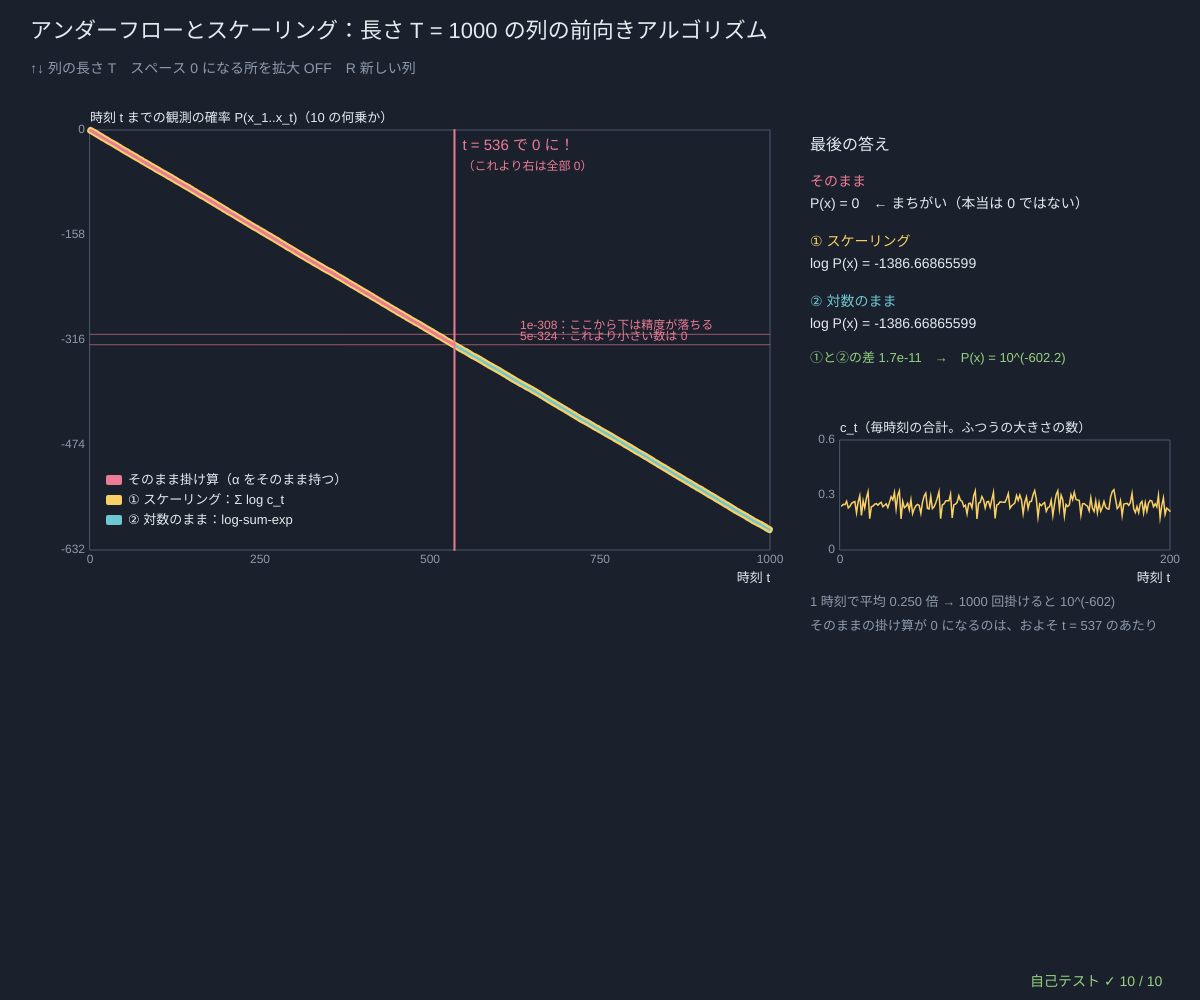
Frame 1 (no input)
Frame 60 (no input): identical to frame 1, image omitted
Frame 120 (the mouse pressed at the canvas centre since frame 60): identical to frame 1, image omitted

The p5.js sketch that drew this single still picture (run headless with seeded random() and noise() and a simulated clock; from frame 60 on, the mouse is pressed at the canvas centre):

// p5.js sketch
// ── sketch.js
// ============================================
// 06 アンダーフローとスケーリング ─ 前向きの α は時刻ごとに 0.3 倍くらいずつ小さくなる。コンピュータの小数（倍精度）は
// 約 1e-308 より小さい数を正しく持てず、5e-324 より小さいと 0 になる（アンダーフロー）。長さ 1000 の列で、もう P(x) = 0 になってしまう。
// 直し方は 2 つ：
//   ① スケーリング　毎時刻、α の合計 c_t で割って合計 1 に直す。log P(x) = Σ log c_t
//   ② 対数のまま　　log α を持ち、足し算は log-sum-exp（いちばん大きい値を引いてから exp）で行う
// どちらも同じ答えになる。グラフの縦は「10 の何乗か」
// ↑↓ 列の長さ T / スペース 0 になる所を拡大 / R 新しい列
// ============================================

const T_LIST = [20, 100, 500, 1000, 2000, 5000];   // ★ 列の長さの候補
const sig = {                            // ★ 3 状態・4 記号のモデル
  p0: [0.5, 0.3, 0.2],
  tr: [[0.8, 0.15, 0.05], [0.1, 0.8, 0.1], [0.1, 0.2, 0.7]],
  em: [[0.4, 0.3, 0.2, 0.1], [0.1, 0.2, 0.3, 0.4], [0.25, 0.25, 0.25, 0.25]],
};
const TINY_NORMAL = 2.2250738585072014e-308;   // これより小さいと精度が落ちはじめる（非正規化数）
let tIdx = 3, zoom = false, res = null, seedNo = 76;

function setup() {
  createCanvas(windowWidth, windowHeight);
  selfTest();
  recompute();
}
function windowResized() { resizeCanvas(windowWidth, windowHeight); }
function recompute() { seedRng(seedNo); res = threeWays(sig, hmmSample(sig, T_LIST[tIdx]).xs); }
// ★ 3 つのやり方で前向きを計算して、時刻ごとの「ここまでの確率」の対数を記録する
function threeWays(m, xs) {
  let eb = emTable(m, xs), plain = fwdPlain(m, eb), sc = fwdScaled(m, eb), lv = fwdLog(m, eb);
  let out = { plainLog10: [], cum: [], logCum: [], cs: sc.cs, plainLik: plain.lik, scaledLL: sc.logLik, logLL: lv.logLik, deadAt: -1, denormAt: -1 }, acc = 0;
  for (let t = 0; t < xs.length; t++) {
    let s = sumOf(plain.al[t]);
    out.plainLog10.push(s > 0 ? Math.log10(s) : -Infinity);
    if (s === 0 && out.deadAt < 0) out.deadAt = t;
    if (s < TINY_NORMAL && out.denormAt < 0) out.denormAt = t;
    acc += lg(sc.cs[t]); out.cum.push(acc); out.logCum.push(logSumExp(lv.la[t]));
  }
  return out;
}

function draw() {
  background(...BG);
  let len = T_LIST[tIdx], L10 = Math.LN10;
  hudTitle('アンダーフローとスケーリング：長さ T = ' + len + ' の列の前向きアルゴリズム', '↑↓ 列の長さ T　スペース 0 になる所を拡大 ' + (zoom ? 'ON' : 'OFF') + '　R 新しい列');
  let g = { x: 90, y: 130, w: width - 520, h: 420, x0: 0, x1: len, y0: Math.min(-10, (res.scaledLL / L10) * 1.05), y1: 0 }, zoomed = zoom && res.denormAt >= 0;
  if (zoomed) { let c = res.deadAt >= 0 ? res.deadAt : res.denormAt; g.x0 = Math.max(0, c - 44); g.x1 = Math.min(len, c + 12); g.y0 = -332; g.y1 = -296; }
  let yt = zoomed ? [-330, -324, -316, -308, -300] : [0, 0.25, 0.5, 0.75, 1].map((f) => Math.round(g.y0 * f));
  plotAxes(g, '時刻 t', '時刻 t までの観測の確率 P(x_1..x_t)（10 の何乗か）', [0, 0.25, 0.5, 0.75, 1].map((f) => Math.round(g.x0 + (g.x1 - g.x0) * f)), yt);
  for (let [v, name] of [[-307.65, '1e-308：ここから下は精度が落ちる'], [-323.3, '5e-324：これより小さい数は 0']]) if (v > g.y0 && v < g.y1) { stroke(...ROSE, 150); strokeWeight(1); line(g.x, gY(g, v), g.x + g.w, gY(g, v)); note(name, g.x + g.w - 250, gY(g, v) - 5, ROSE, 12); }
  let a = Math.floor(g.x0), b = Math.ceil(g.x1), toL10 = (arr) => arr.map((v) => v / L10);
  drawCurve(g, toL10(res.cum), LAN, 7, 1, a, b);
  drawCurve(g, toL10(res.logCum), AQUA, 2.5, 1, a, b);
  drawCurve(g, res.plainLog10, ROSE, 3, 1, a, b);
  if (res.deadAt >= 0 && res.deadAt >= a && res.deadAt <= b) {
    let x = gX(g, res.deadAt + 1); stroke(...ROSE); strokeWeight(2); line(x, g.y, x, g.y + g.h);
    note('t = ' + (res.deadAt + 1) + ' で 0 に！', Math.min(x + 8, g.x + g.w - 120), g.y + 20, ROSE, 15); note('（これより右は全部 0）', Math.min(x + 8, g.x + g.w - 140), g.y + 40, ROSE, 12);
  }
  legend(g.x + 16, g.y + g.h - 70, [[ROSE, 'そのまま掛け算（α をそのまま持つ）'], [LAN, '① スケーリング：Σ log c_t'], [AQUA, '② 対数のまま：log-sum-exp']]);
  // ---- 数字
  let px = g.x + g.w + 40;
  note('最後の答え', px, 150, INK, 16);
  note('そのまま', px, 186, ROSE, 14); note('P(x) = ' + (res.plainLik === 0 ? '0　← まちがい（本当は 0 ではない）' : res.plainLik.toExponential(6)), px, 208, INK, 14);
  note('① スケーリング', px, 246, LAN, 14); note('log P(x) = ' + fmtN(res.scaledLL, 8), px, 268, INK, 14);
  note('② 対数のまま', px, 306, AQUA, 14); note('log P(x) = ' + fmtN(res.logLL, 8), px, 328, INK, 14);
  note('①と②の差 ' + Math.abs(res.scaledLL - res.logLL).toExponential(1) + '　→　P(x) = 10^(' + fmtN(res.scaledLL / L10, 1) + ')', px, 362, LEAF, 13);
  if (res.plainLik > 0) note('そのままでも log(P) = ' + fmtN(Math.log(res.plainLik), 8) + '（まだ大丈夫）', px, 386, DIMC, 13);
  // c_t の小さなグラフ
  let g2 = { x: px + 30, y: 440, w: Math.min(360, width - px - 60), h: 110, x0: 0, x1: Math.min(len, 200), y0: 0, y1: 0.6 };
  plotAxes(g2, '時刻 t', 'c_t（毎時刻の合計。ふつうの大きさの数）', [0, g2.x1], [0, 0.3, 0.6]);
  drawCurve(g2, res.cs, LAN, 1.5, 1, 0, g2.x1);
  note('1 時刻で平均 ' + fmtN(Math.exp(res.scaledLL / len), 3) + ' 倍 → ' + len + ' 回掛けると 10^(' + fmtN(res.scaledLL / L10, 0) + ')', px, 606, DIMC, 13);
  note('そのままの掛け算が 0 になるのは、およそ t = ' + Math.round(-744.4 / (res.scaledLL / len)) + ' のあたり', px, 630, DIMC, 13);
  drawSelfTest();
}

function keyPressed() {
  if (key === UP_ARROW) { tIdx = Math.min(T_LIST.length - 1, tIdx + 1); recompute(); }
  if (key === DOWN_ARROW) { tIdx = Math.max(0, tIdx - 1); recompute(); }
  if (key === ' ') zoom = !zoom;
  if (key === 'r' || key === 'R') { seedNo++; recompute(); }
  return false;
}

// やってみよう
// 1. ↑↓ で T を変えて、ばら色の線が 0 に落ちるのは T がいくつから？ その時刻はだいたい同じ？
// 2. スペースで拡大すると、0 になる直前のばら色の線は黄色からずれてガタガタする。なぜ？（非正規化数は桁が足りない）
// 3. logSumExp で「いちばん大きい値を先に引く」のをやめて Math.log(Math.exp(a) + Math.exp(b)) と書くと、a = b = −1000 のとき何が返る？
// 4. 記号を 4 種類から 20 種類に増やすと（em の 1 つ 1 つが小さくなる）、0 になる時刻は早くなる？

// ---- 自己テスト
function selfTest() {
  selfTestResults = [];
  seedRng(760);
  let r20 = threeWays(sig, hmmSample(sig, 20).xs);
  check('T = 20：そのまま = スケーリング = 対数のまま（log P の差 < 1e-10）', near(Math.log(r20.plainLik), r20.scaledLL, 1e-10) && near(r20.logLL, r20.scaledLL, 1e-10) && r20.deadAt < 0);
  let xs8 = [0, 3, 1, 2, 2, 0, 3, 1], bf = bruteAll(sig, emTable(sig, xs8)), r8 = threeWays(sig, xs8);
  check('T = 8：3 つとも総当たり（6561 本）と同じ', near(r8.scaledLL, Math.log(bf.lik), 1e-12) && near(r8.logLL, Math.log(bf.lik), 1e-12) && near(r8.plainLik, bf.lik, 1e-18));
  let xs = hmmSample(sig, 5000).xs, r = threeWays(sig, xs);
  check('T = 5000：そのままの P(x) は 0 になる（アンダーフロー）', r.plainLik === 0 && r.deadAt > 0);
  check('T = 5000：スケーリング ' + fmtN(r.scaledLL, 2) + ' と対数のまま は有限で一致（差 < 1e-7）', isFinite(r.scaledLL) && isFinite(r.logLL) && Math.abs(r.scaledLL - r.logLL) < 1e-7 && r.scaledLL < -5000);
  let okT = true; for (let t = 0; t < 5000; t += 37) if (Math.abs(r.cum[t] - r.logCum[t]) > 1e-7) okT = false;
  check('とちゅうの時刻でも Σ log c_t = log-sum-exp（135 か所）', okT);
  let cross = r.cum.findIndex((v) => v < Math.log(Number.MIN_VALUE) - 0.7);
  check('0 になる時刻 t = ' + (r.deadAt + 1) + ' は、Σ log c_t が log(5e-324) ≈ −744.4 を下まわる時刻（' + (cross + 1) + '）の ±3 以内', Math.abs(r.deadAt - cross) <= 3 && r.denormAt < r.deadAt);
  check('アンダーフローの前までは、そのまま = スケーリング（t = 200 で差 < 1e-9）', near(r.plainLog10[199] * Math.LN10, r.cum[199], 1e-9));
  check('logSumExp：全部 −∞ なら −∞、大きな数でもあふれない（[1000, 1000] → 1000 + log 2）', logSumExp([-Infinity, -Infinity]) === -Infinity && near(logSumExp([1000, 1000]), 1000 + Math.LN2, 1e-12) && near(logSumExp([-1000, -1000]), -1000 + Math.LN2, 1e-12) && logSumExp([-Infinity, 3]) === 3);
  let imp = { p0: [1, 0], tr: [[1, 0], [0, 1]], em: [[1, 0], [0, 1]] }, ri = threeWays(imp, [0, 1, 0]);
  check('ありえない観測の列：3 つとも「確率 0」（log は −∞）で、NaN にならない', ri.plainLik === 0 && ri.scaledLL === -Infinity && ri.logLL === -Infinity && noNaN(ri.cum) && noNaN(ri.logCum));
  let eb = emTable(sig, xs), sm = smoothAll(sig, eb), lv = fwdLog(sig, eb), g0 = lv.la[4999].map((v) => Math.exp(v - lv.logLik));
  check('T = 5000 でも γ は計算できる：最後の時刻の γ（スケーリング）= exp(log α − log P)', maxAbsDiff(sm.gam[4999], g0) < 1e-9 && noNaN(sm.gam) && near(sumOf(sm.gam[2500]), 1, 1e-12));
  reportSelfTest();
}

// ==================================================
// ここから下は「HMM の道具」（中身は読まなくても OK。消さないでね）
// ==================================================
// ---- 色と小さな道具（霧の夜と灯り：黄 = 見える観測、ばら色 = 隠れた状態）
const BG = [27, 33, 44];                // 背景（霧の夜の青ねずみ色）
const INK = [230, 234, 240];            // 文字（やわらかい白）
const LAN = [250, 208, 100], ROSE = [236, 124, 150], AQUA = [110, 200, 210], LILAC = [176, 156, 236], LEAF = [150, 210, 130], TANG = [240, 160, 96];
const DIMC = [142, 154, 172], PANEL = [38, 46, 60], LINEC = [76, 88, 108];
const ST_COLS = [ROSE, AQUA, LAN, LILAC, LEAF, TANG, [200, 200, 210], [130, 150, 240]];   // 状態の色
function clampv(v, a, b) { return v < a ? a : v > b ? b : v !== v ? a : v; }     // NaN なら a に戻す
function sumOf(a) { let s = 0; for (let v of a) s += v; return s; }
function argMax(a) { let b = 0; for (let i = 1; i < a.length; i++) if (a[i] > a[b]) b = i; return b; }   // 同点なら小さい番号
function fmtN(v, d) { if (typeof v !== 'number' || v !== v) return '?'; if (!isFinite(v)) return v > 0 ? '∞' : '−∞'; let s = v.toFixed(d === undefined ? 2 : d); return /^-0\.?0*$/.test(s) ? s.slice(1) : s; }
function fmtP(v) {                      // 確率の表示：小さい数は 1.2e-5 の形で
  if (typeof v !== 'number' || v !== v) return '?';
  if (v === 0) return '0'; if (Math.abs(v) >= 0.001) return v.toFixed(v >= 0.1 ? 3 : 4); return v.toExponential(1);
}
function hudTitle(t, sub) {             // 左上の見出しと操作の説明（日本語は 1 文字ずつ折り返す）
  textWrap(CHAR); noStroke(); fill(...INK); textSize(22); textAlign(LEFT, BASELINE); text(t, 30, 38);
  fill(...DIMC); textSize(14); textLeading(19); text(sub, 30, 62, width - 60);
}
function panelBox(x, y, w, h) { noStroke(); fill(...PANEL); rect(x, y, w, h, 8); }
function note(s, x, y, col, sz) { noStroke(); fill(...(col || DIMC)); textSize(sz || 13); textAlign(LEFT, BASELINE); text(s, x, y); }
// ---- 種つきの乱数（同じ種なら毎回同じ列 → 実験をくり返せる）
let rngState = 1;
function seedRng(s) { rngState = (s >>> 0) || 1; }
function rnd() {                       // 0〜1 の一様乱数（mulberry32）
  rngState = (rngState + 0x6d2b79f5) >>> 0;
  let t = rngState;
  t = Math.imul(t ^ (t >>> 15), t | 1);
  t ^= t + Math.imul(t ^ (t >>> 7), t | 61);
  return ((t ^ (t >>> 14)) >>> 0) / 4294967296;
}
function rndInt(a, b) { return a + Math.floor(rnd() * (b - a + 1)); }
function randn() { let u = 1 - rnd(), v = rnd(); return Math.sqrt(-2 * Math.log(u)) * Math.cos(2 * Math.PI * v); }   // 標準正規分布
function sampleFrom(p) { let u = rnd() * sumOf(p), c = 0; for (let i = 0; i < p.length; i++) { c += p[i]; if (u < c) return i; } return p.length - 1; }   // 確率 p[i] で i を返す
// ---- 隠れマルコフモデルの道具
// モデル m = { p0: はじめの分布 π, tr: 遷移行列 A（tr[i][j] = 状態 i の次に j）, em: 出力行列 B（em[j][k] = 状態 j が記号 k を出す） }
// どの計算も「出力の表」eb[t][j] = b_j(x_t)（時刻 t の観測を状態 j が出す確率）を受け取る → 記号でも数（正規分布）でも同じ道具が使える
function lg(p) { return p > 0 ? Math.log(p) : -Infinity; }          // log 0 は −∞（NaN にしない）
function logSumExp(a) {                // log(Σ e^a_i)：いちばん大きい値を先に引く。全部 −∞ なら −∞
  let m = -Infinity; for (let v of a) if (v > m) m = v;
  if (m === -Infinity) return -Infinity;
  let s = 0; for (let v of a) s += Math.exp(v - m);
  return m + Math.log(s);
}
function normRow(r) { let s = sumOf(r); return s > 1e-300 ? r.map((v) => v / s) : r.map(() => 1 / r.length); }   // 合計 1 に（全部 0 なら一様に）
function rowSumErr(a) { let d = 0; for (let r of a) d = Math.max(d, Math.abs(sumOf(r) - 1)); return d; }
function maxAbsDiff(a, b) { let d = 0; for (let i = 0; i < a.length; i++) d = Math.max(d, Array.isArray(a[i]) ? maxAbsDiff(a[i], b[i]) : Math.abs(a[i] - b[i])); return d; }
function vecMat(v, a) {                // 横ベクトル × 行列：1 歩先の分布
  let out = new Array(a[0].length).fill(0);
  for (let i = 0; i < v.length; i++) if (v[i] !== 0) for (let j = 0; j < out.length; j++) out[j] += v[i] * a[i][j];
  return out;
}
function emTable(m, xs) { return xs.map((x) => m.em.map((r) => r[x])); }   // 記号の列 → 出力の表
function hmmSample(m, n) {             // π, A, B からサイコロで列を作る：zs = 隠れた状態、xs = 観測
  let z = sampleFrom(m.p0), zs = [], xs = [];
  for (let t = 0; t < n; t++) { if (t > 0) z = sampleFrom(m.tr[z]); zs.push(z); xs.push(sampleFrom(m.em[z])); }
  return { zs, xs };
}
// ★ 前向き：α_t(j) = P(x_1..x_t, z_t = j) = b_j(x_t) Σ_i α_{t−1}(i) a_ij。尤度 P(x) = Σ_j α_T(j)
function fwdPlain(m, eb) {
  let n = m.p0.length, al = [];
  for (let t = 0; t < eb.length; t++) {
    let prev = t === 0 ? null : al[t - 1], row = new Array(n);
    for (let j = 0; j < n; j++) { let s = 0; if (t === 0) s = m.p0[j]; else for (let i = 0; i < n; i++) s += prev[i] * m.tr[i][j]; row[j] = s * eb[t][j]; }
    al.push(row);
  }
  return { al, lik: al.length ? sumOf(al[al.length - 1]) : 1 };
}
// ★ 後ろ向き：β_t(i) = P(x_{t+1}..x_T | z_t = i) = Σ_j a_ij b_j(x_{t+1}) β_{t+1}(j)。尤度 = Σ_i π_i b_i(x_1) β_1(i)
function bwdPlain(m, eb) {
  let n = m.p0.length, len = eb.length, be = new Array(len);
  for (let t = len - 1; t >= 0; t--) {
    be[t] = new Array(n).fill(t === len - 1 ? 1 : 0);
    if (t < len - 1) for (let i = 0; i < n; i++) for (let j = 0; j < n; j++) be[t][i] += m.tr[i][j] * eb[t + 1][j] * be[t + 1][j];
  }
  let lik = 0; if (len) for (let i = 0; i < n; i++) lik += m.p0[i] * eb[0][i] * be[0][i]; else lik = 1;
  return { be, lik };
}
// ★ スケーリングつきの前向き：毎時刻 合計 c_t で割る。ah[t] = P(z_t | x_1..x_t)（= フィルタ）、log P(x) = Σ log c_t
//   c_t = 0（ありえない観測）なら logLik = −∞ にして、その時刻は一様分布で先へ進む（NaN を作らない）
function fwdScaled(m, eb) {
  let n = m.p0.length, ah = [], cs = [], logLik = 0;
  for (let t = 0; t < eb.length; t++) {
    let pred = t === 0 ? m.p0 : vecMat(ah[t - 1], m.tr), row = pred.map((v, j) => v * eb[t][j]), c = sumOf(row);
    if (!(c > 0)) { logLik = -Infinity; row = new Array(n).fill(1 / n); c = 0; } else { row = row.map((v) => v / c); if (logLik !== -Infinity) logLik += Math.log(c); }
    ah.push(row); cs.push(c);
  }
  return { ah, cs, logLik };
}
function bwdScaled(m, eb, cs) {         // 同じ c_t で割った後ろ向き。γ_t(i) = ah[t][i] × bh[t][i]
  let n = m.p0.length, len = eb.length, bh = new Array(len);
  for (let t = len - 1; t >= 0; t--) {
    bh[t] = new Array(n).fill(t === len - 1 ? 1 : 0);
    if (t < len - 1) { let c = cs[t + 1] > 0 ? cs[t + 1] : 1; for (let i = 0; i < n; i++) { let s = 0; for (let j = 0; j < n; j++) s += m.tr[i][j] * eb[t + 1][j] * bh[t + 1][j]; bh[t][i] = s / c; } }
  }
  return bh;
}
function fwdLog(m, eb) {                // 対数のまま：log α_t(j) = log b_j(x_t) + logSumExp_i(log α_{t−1}(i) + log a_ij)
  let n = m.p0.length, la = [], lt = m.tr.map((r) => r.map(lg)), buf = new Array(n);
  for (let t = 0; t < eb.length; t++) {
    let row = new Array(n);
    for (let j = 0; j < n; j++) { let s; if (t === 0) s = lg(m.p0[j]); else { for (let i = 0; i < n; i++) buf[i] = la[t - 1][i] + lt[i][j]; s = logSumExp(buf); } row[j] = s + lg(eb[t][j]); }
    la.push(row);
  }
  return { la, logLik: la.length ? logSumExp(la[la.length - 1]) : 0 };
}
// ★ 平滑化：γ_t(i) = P(z_t = i | 全部の観測)。filt = フィルタ P(z_t | x_1..x_t)
function smoothAll(m, eb) {
  let f = fwdScaled(m, eb), bh = bwdScaled(m, eb, f.cs);
  let gam = f.ah.map((a, t) => normRow(a.map((v, i) => v * bh[t][i])));
  return { filt: f.ah, gam, bh, cs: f.cs, logLik: f.logLik };
}
function xiAt(m, eb, sm, t) {           // ξ_t(i, j) = P(z_t = i, z_{t+1} = j | 全部の観測)
  let n = m.p0.length, c = sm.cs[t + 1] > 0 ? sm.cs[t + 1] : 1, out = [];
  for (let i = 0; i < n; i++) { out.push(new Array(n)); for (let j = 0; j < n; j++) out[i][j] = (sm.filt[t][i] * m.tr[i][j] * eb[t + 1][j] * sm.bh[t + 1][j]) / c; }
  return out;
}
// ★ ビタビ（対数）：dl[t][j] = 時刻 t に状態 j で終わるいちばん良い道の log 確率、bp[t][j] = そのとき 1 つ前にいた状態（戻り矢印）
function viterbiLog(m, eb) {
  let n = m.p0.length, len = eb.length, dl = [], bp = [], lt = m.tr.map((r) => r.map(lg));
  for (let t = 0; t < len; t++) {
    let row = new Array(n), back = new Array(n).fill(-1);
    for (let j = 0; j < n; j++) {
      let best = -Infinity, arg = -1;
      if (t === 0) best = lg(m.p0[j]); else for (let i = 0; i < n; i++) { let v = dl[t - 1][i] + lt[i][j]; if (v > best) { best = v; arg = i; } }
      row[j] = best + lg(eb[t][j]); back[j] = arg;
    }
    dl.push(row); bp.push(back);
  }
  let vitPath = new Array(len).fill(0), logP = len ? -Infinity : 0;
  if (len) { let z = argMax(dl[len - 1]); logP = dl[len - 1][z]; for (let t = len - 1; t >= 0; t--) { vitPath[t] = z; z = bp[t][z] >= 0 ? bp[t][z] : 0; } }
  return { vitPath, logP, dl, bp };
}
function pathLogProb(m, eb, zs) {       // 1 本の道 zs と観測がいっしょに起きる log 確率
  let s = 0; for (let t = 0; t < zs.length; t++) s += (t === 0 ? lg(m.p0[zs[0]]) : lg(m.tr[zs[t - 1]][zs[t]])) + lg(eb[t][zs[t]]);
  return s;
}
function postDecode(gam) { return gam.map(argMax); }                 // 事後復号：時刻ごとにいちばんありそうな状態
// ★ 総当たり：N^T 本の道を全部ためす（短い列だけ）。尤度、γ、ξ、いちばん良い道
function bruteAll(m, eb) {
  let n = m.p0.length, len = eb.length, total = Math.pow(n, len), zs = new Array(len).fill(0);
  let lik = 0, gam = eb.map(() => new Array(n).fill(0)), xi = eb.slice(1).map(() => m.p0.map(() => new Array(n).fill(0))), bestP = -1, best = null;
  for (let k = 0; k < total; k++) {
    let r = k; for (let t = len - 1; t >= 0; t--) { zs[t] = r % n; r = Math.floor(r / n); }
    let p = 1; for (let t = 0; t < len && p > 0; t++) p *= (t === 0 ? m.p0[zs[0]] : m.tr[zs[t - 1]][zs[t]]) * eb[t][zs[t]];
    if (p > bestP) { bestP = p; best = zs.slice(); }
    if (p === 0) continue;
    lik += p; for (let t = 0; t < len; t++) { gam[t][zs[t]] += p; if (t > 0) xi[t - 1][zs[t - 1]][zs[t]] += p; }
  }
  if (lik > 0) { gam = gam.map((g) => g.map((v) => v / lik)); xi = xi.map((x) => x.map((r) => r.map((v) => v / lik))); }
  return { lik, gam, xi, best, bestP, paths: total };
}
function stationaryOf(tr) {             // 定常分布 π A = π（なまけた連鎖 (π + πA)/2 をくり返す。周期があっても収束する）
  let v = new Array(tr.length).fill(1 / tr.length);
  for (let k = 0; k < 4000; k++) { let w = vecMat(v, tr), d = 0; for (let i = 0; i < v.length; i++) { let u = (v[i] + w[i]) / 2; d = Math.max(d, Math.abs(u - v[i])); v[i] = u; } if (d < 1e-15) break; }
  return normRow(v);
}
function hmmLogLik(m, xs) { return fwdScaled(m, emTable(m, xs)).logLik; }   // 記号の列の対数尤度 log P(x)
function predictK(belief, tr, k) { let v = belief.slice(); for (let s = 0; s < k; s++) v = vecMat(v, tr); return v; }   // k 歩先の予測：A を k 回掛ける
// ---- グラフの道具：g = { x, y, w, h, x0, x1, y0, y1 }
function gX(g, v) { return g.x + clampv((v - g.x0) / (g.x1 - g.x0), -0.02, 1.02) * g.w; }
function gY(g, v) { return g.y + g.h - clampv((v - g.y0) / (g.y1 - g.y0), -0.02, 1.02) * g.h; }
function plotAxes(g, xl, yl, xt, yt) {
  stroke(...LINEC); strokeWeight(1); noFill(); rect(g.x, g.y, g.w, g.h);
  noStroke(); fill(...DIMC); textSize(12); textAlign(CENTER, TOP);
  for (let v of xt) text(+v.toPrecision(4), gX(g, v), g.y + g.h + 4);
  textAlign(RIGHT, CENTER);
  for (let v of yt) text(+v.toPrecision(4), g.x - 5, gY(g, v));
  textAlign(LEFT, BASELINE); fill(...INK); textSize(13);
  text(xl, g.x + g.w - textWidth(xl), g.y + g.h + 32); text(yl, g.x, g.y - 8);
}
function polyline(pts) {               // 点が 2 つ以上あるときだけ折れ線を描く（空の beginShape を作らない）
  if (pts.length < 2) return;
  noFill(); beginShape(); for (let p of pts) vertex(p[0], p[1]); endShape();
}
function drawCurve(g, arr, col, sw, xOff, from, to) {   // arr[i] を x = i (+ xOff) に。長いときは間引いて 600 点まで
  let a = from || 0, b = to === undefined ? arr.length : to, n = b - a, stride = Math.max(1, Math.ceil(n / 600)), pts = [];
  for (let i = a; i < b; i += stride) if (isFinite(arr[i])) pts.push([gX(g, i + (xOff || 0)), gY(g, arr[i])]);
  stroke(...col); strokeWeight(sw || 2); polyline(pts);
}
function legend(x, y, items) {         // items = [[色, 名前], …]
  textSize(13); textAlign(LEFT, CENTER);
  for (let [c, s] of items) { noStroke(); fill(...c); rect(x, y - 5, 16, 10, 2); fill(...INK); text(s, x + 22, y); y += 20; }
}
function drawMatrix(a, x, y, cw, ch, rowNames, colNames, opts) {   // 行列を色つきの表で（明るい = 大きい）
  opts = opts || {}; let d = opts.digits === undefined ? 2 : opts.digits, col = opts.col || AQUA;
  textAlign(CENTER, CENTER); textSize(opts.ts || 13);
  for (let i = 0; i < a.length; i++) for (let j = 0; j < a[i].length; j++) {
    let v = a[i][j], t = clampv(Math.abs(v) / (opts.hi || 1), 0, 1); noStroke();
    fill(PANEL[0] + t * (col[0] * 0.75 - PANEL[0]), PANEL[1] + t * (col[1] * 0.75 - PANEL[1]), PANEL[2] + t * (col[2] * 0.75 - PANEL[2])); rect(x + j * cw, y + i * ch, cw - 2, ch - 2, 3);
    if (opts.numbers !== false) { fill(...INK); text(fmtN(v, d), x + j * cw + cw / 2, y + i * ch + ch / 2); }
  }
  fill(...DIMC);
  if (rowNames) for (let i = 0; i < a.length; i++) { textAlign(RIGHT, CENTER); text(rowNames[i], x - 6, y + i * ch + ch / 2); }
  if (colNames) for (let j = 0; j < a[0].length; j++) { textAlign(CENTER, BOTTOM); text(colNames[j], x + j * cw + cw / 2, y - 3); }
}
function drawBand(arr, x, y, w, h, colOf) {   // 状態の列を色の帯で（同じ色が続くところは 1 つの四角にまとめる）
  let n = arr.length, s = 0; noStroke();
  for (let t = 1; t <= n; t++) if (t === n || arr[t] !== arr[s]) { let c = colOf(arr[s]); if (c) { fill(...c); rect(x + (s / n) * w, y, ((t - s) / n) * w + 0.6, h); } s = t; }
}
function arrowLine(x1, y1, x2, y2, hs) { // 矢印
  let L = Math.hypot(x2 - x1, y2 - y1) || 1, ux = (x2 - x1) / L, uy = (y2 - y1) / L; hs = hs || 7;
  line(x1, y1, x2 - ux * hs * 0.6, y2 - uy * hs * 0.6);
  push(); noStroke(); triangle(x2, y2, x2 - ux * hs - uy * hs * 0.5, y2 - uy * hs + ux * hs * 0.5, x2 - ux * hs + uy * hs * 0.5, y2 - uy * hs - ux * hs * 0.5); pop();
}
// ---- 自己テストの道具
let selfTestResults = [];
function check(name, cond) { selfTestResults.push({ name, ok: !!cond }); }
function near(a, b, tol) { return typeof a === 'number' && isFinite(a) && Math.abs(a - b) <= (tol === undefined ? 1e-9 : tol); }
function noNaN(v) { return Array.isArray(v) || ArrayBuffer.isView(v) ? Array.from(v).every(noNaN) : !(typeof v === 'number' && v !== v); }
function reportSelfTest() { for (let r of selfTestResults) (r.ok ? console.log : console.error)((r.ok ? '✓ ' : '✗ ') + r.name); }
function selfTestLine() { let n = selfTestResults.filter((r) => r.ok).length; return '自己テスト ' + (n === selfTestResults.length ? '✓ ' : '✗ ') + n + ' / ' + selfTestResults.length; }
function drawSelfTest(x, y) { noStroke(); fill(...(selfTestResults.every((r) => r.ok) ? LEAF : [255, 90, 90])); textSize(14); textAlign(LEFT, BASELINE); text(selfTestLine(), x === undefined ? width - 170 : x, y === undefined ? height - 14 : y); }
